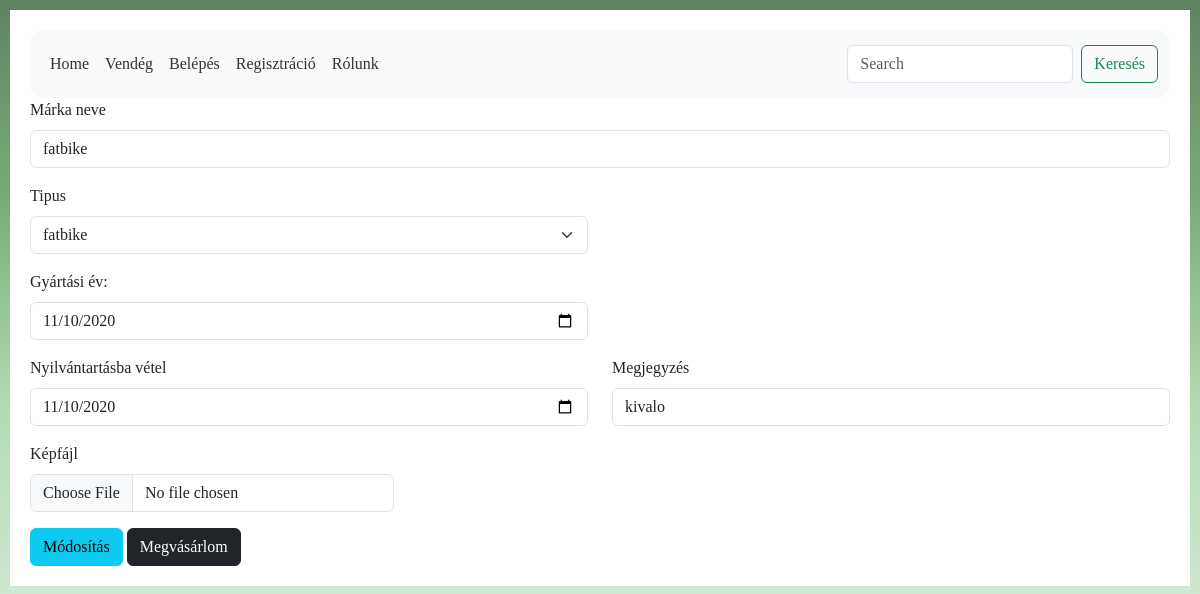
Page /index.php?menu=home&id=3 on the committed database.
### tables this page shows
CREATE TABLE `bicikli_1` (
  `bicikli_id` int(10) UNSIGNED NOT NULL,
  `markaneve` varchar(255) NOT NULL,
  `tipus` varchar(255) NOT NULL,
  `gyartasiev` date NOT NULL,
  `megjegyzes` varchar(255) NOT NULL,
  `nyilvantartasban` date NOT NULL,
  `ar` varchar(100) NOT NULL
);

### class/Database.php (called while the page is built, shortened)
<?php
class Database {
    private $db = null;
    public function __construct($host, $username, $pass, $db) {
        try {
            $this->db = new mysqli($host, $username, $pass, $db);
            $this->db->set_charset("utf8");
        } catch (Exception $exc) {
            $this->error = true;
            echo '<p>Az adatbázis nem elérhető!</p>';
            exit();
        }
    }
    public function getKivalasztottkerekpar($id) {
        $result = $this->db->query("SELECT * FROM `bicikli_1` WHERE bicikli_id=" . $id);
        return $result->fetch_assoc();
    }
    public function getTipus() {
        $result = $this->db->query("SELECT DISTINCT `tipus` FROM `bicikli_1`;");
        return $result->fetch_all();
    }
}

### login/kivalasztottkerekpar.php (the view, shortened to what this page needs)
<?php
if (filter_input(INPUT_POST, "Adatmodositas", FILTER_VALIDATE_BOOL, FILTER_NULL_ON_FAILURE)) {
    $adatok = $_POST;
    var_dump($adatok);
    $bicikli_id = filter_input(INPUT_POST, "bicikli_id", FILTER_SANITIZE_NUMBER_INT);
    $markaneve = htmlspecialchars(filter_input(INPUT_POST, "markaneve"));
    $tipus = filter_input(INPUT_POST, "tipusSelect");
    $gyartasiev = filter_input(INPUT_POST, "gyartasiev");
    $megjegyzes = filter_input(INPUT_POST, "megjegyzes");
    $nyilvantartasban = filter_input(INPUT_POST, "nyilvantartasban");
    $ar = filter_input(INPUT_POST, "ar");
    $from = null;
    $to = null;
    if ($_FILES['kepfajl']['error'] == 0) {
        $kiterjesztes = null;
        switch ($_FILES['kepfajl']['type']) {
            case 'image/png':
                $kiterjesztes = ".png";
                break;
            case 'image/jpeg':
                $kiterjesztes = ".jpg";
                break;
            default:
                break;
        }
        $from = $_FILES['kepfajl']['tmp_name'];
        $to = dir(getcwd());
        $to = $to->path . DIRECTORY_SEPARATOR . "kepek" . DIRECTORY_SEPARATOR . $markaneve . $kiterjesztes;
        if (copy($from, $to)) {
            echo '<p>A kép feltöltés sikeres</p>';
        } else {
            echo '<p>A kép feltöltés sikertelen!</p>';
        }
    }
    if ($db->setKivalasztottkerekpar($bicikli_id, $markaneve, $tipus, $gyartasiev, $megjegyzes, $nyilvantartasban)) {
        echo '<p>Az adatok módosítása sikeres</p>';
        header("Location: index.php?menu=home");
    } else {
        echo '<p>Az adatok módosítása sikertelen!</p>';
    }
} else {
    $adatok = $db->getKivalasztottkerekpar($id);
}
?>
<form method="post" action="index.php?menu=home&id=<?php echo $adatok['bicikli_id']; ?>" enctype="multipart/form-data">
    <div class="mb-3">
        <label for="markaneve" class="form-label">Márka neve</label>
        <input type="text" class="form-control" name="markaneve" id="markaneve" value="<?php echo $adatok['markaneve']; ?>">
    </div>
    <div class="row">
        <div class="mb-3 col-6">
            <label for="tipusSelect" class="form-label">Tipus</label>
            <select id="tipusSelect" name="fajtaSelect" class="form-select">
                <?php
                foreach ($db->getTipus() as $value) {
                    if ($adatok['tipus'] == $value[0]) {
                        echo '<option selected value="' . $value[0] . '">' . $value[0] . '</option>';
                    } else {
                        echo '<option value="' . $value[0] . '">' . $value[0] . '</option>';
                    }
                }
                ?>
            </select>
        </div>
    </div>
    <div class="row">
        <div class="mb-3 col-6">
            <label for="gyartasiev" class="form-label">Gyártási év:</label>
            <input type="date" class="form-control" name="gyartasiev" id="gyartasiev" max="<?php echo date("Y-m-d"); ?>" value="<?php echo $adatok['gyartasiev']; ?>">
        </div>
    </div>
    <div class="row">
        <div class="mb-3 col-6">
            <label for="nyilvantartasban" class="form-label">Nyilvántartásba vétel</label>
            <input type="date" class="form-control" name="nyilvantartasban" id="gyartasiev" max="<?php echo date("Y-m-d"); ?>"  value="<?php echo $adatok['gyartasiev']; ?>">
        </div>
        <div class="mb-3 col-6">
            <label for="megjegyzes" class="form-label">Megjegyzés</label>
            <input type="text" class="form-control" name="megjegyzes" id="megjegyzes" value="<?php echo $adatok['megjegyzes']; ?>">
        </div>
    </div>
    <div class="row">
        <div class="mb-3 col-4">
            <label for="kepfajl" class="form-label">Képfájl</label>
            <input type="file" class="form-control" name="kepfajl" id="kepfajl" value="">
        </div>
    </div>
    <button type="submit" class="btn btn-info" value="1" name="Adatmodositas">Módosítás</button>
    <a href="index.php?menu=felhasznalo&bicikli_id=<?php echo $adatok['bicikli_id'];?>" class="btn btn-dark">Megvásárlom</a>
</form>

### layout/bicikli.css (style rules this page uses)
html { background-image: linear-gradient( 180deg, #618264, #79AC78, rgb(176, 217, 177), rgb(208, 231, 210)); padding: 10px; bottom: auto; box-sizing: border-box; background-repeat: no-repeat; }
*, *:before, *:after { box-sizing: border-box; font-family: Gotham Rounded; }
body { font-family: Arial, sans-serif; background-color: #f2f2f2; margin: 20px; padding: 20px; }
a { color: black; text-decoration: none; }

### rows in the picture
bicikli_1: markaneve "fatbike", fajtaSelect "fatbike", gyartasiev "11/10/2020", nyilvantartasban "11/10/2020", megjegyzes "kivalo"
